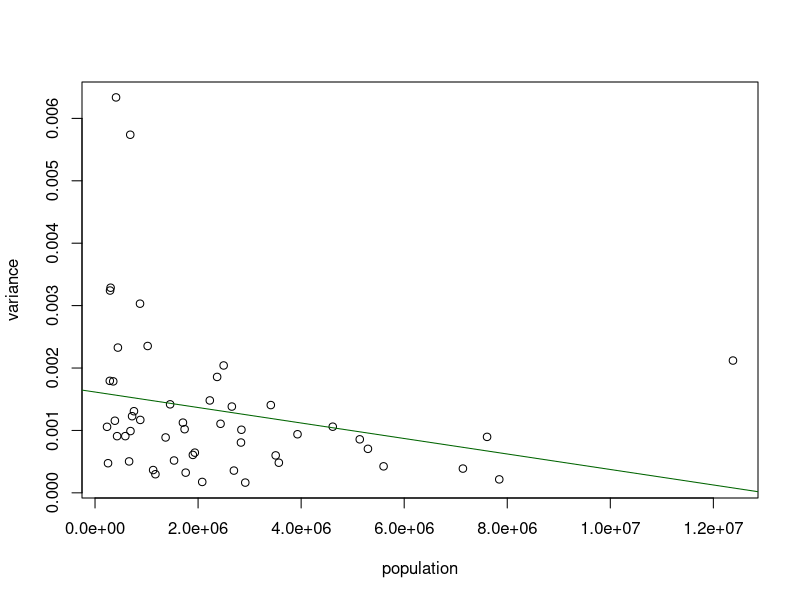
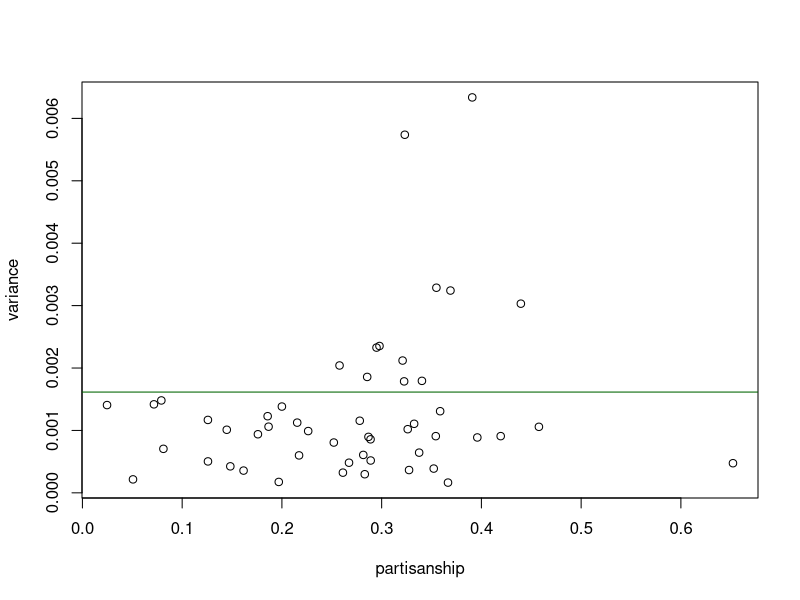

R code for these plots, in order:
# Clear the console, and the environment.  Take this out when development is
# complete.
cat("\014")
rm(list=ls())

estBetaParams <- function(mu, var) {
  
  alpha <- ((1 - mu) / var - 1 / mu) * mu ^ 2
  beta <- alpha * (1 / mu - 1)
  return(params = list(alpha = alpha, beta = beta))
}

# Build up the aggregation dataset.
vote_totals <- read.csv('vote_totals.csv')
vote_totals <- vote_totals[vote_totals$abbreviation != 'US',]
aggregation <- aggregate(fraction_democratic ~ state, data = vote_totals, mean)
temp <- aggregate(fraction_republican ~ state, data = vote_totals, mean)
aggregation$fraction_republican <- temp$fraction_republican
aggregation$partisanship <- sqrt(abs(aggregation$fraction_democratic - 0.5))
temp <- aggregate(fraction_democratic ~ state, data = vote_totals, var)
aggregation$variance <- temp$fraction_democratic
temp <- aggregate(total ~ state, data = vote_totals, mean)
aggregation$population <- round(temp$total, 0)

# Do some plots.
plot(variance ~ population, data = aggregation)
population_model <- lm(variance ~ population, data = aggregation)
summary(population_model)
abline(population_model, col = 'dark green')
plot(variance ~ partisanship, data = aggregation)
partisanship_model <- lm(variance ~ partisanship, data = aggregation)
summary(partisanship_model)
abline(population_model, col = 'dark green')

# Create the beta parameter estimates.
estimates <- apply(aggregation, MARGIN = 1, FUN = function(x) {
  
  estBetaParams(as.numeric(x['fraction_democratic']), as.numeric(x['variance']))
  })

# Add the columns to the aggregation.
aggregation$alpha <- sapply(estimates, FUN = function(x) { x$alpha })
aggregation$beta <- sapply(estimates, FUN = function(x) { x$beta })

# Rank rows by variance.  Write out the CSV.
aggregation <- aggregation[order(aggregation$variance),]
write.csv(aggregation, file = 'aggregation.csv', row.names = F)
t.test(aggregation$variance)
